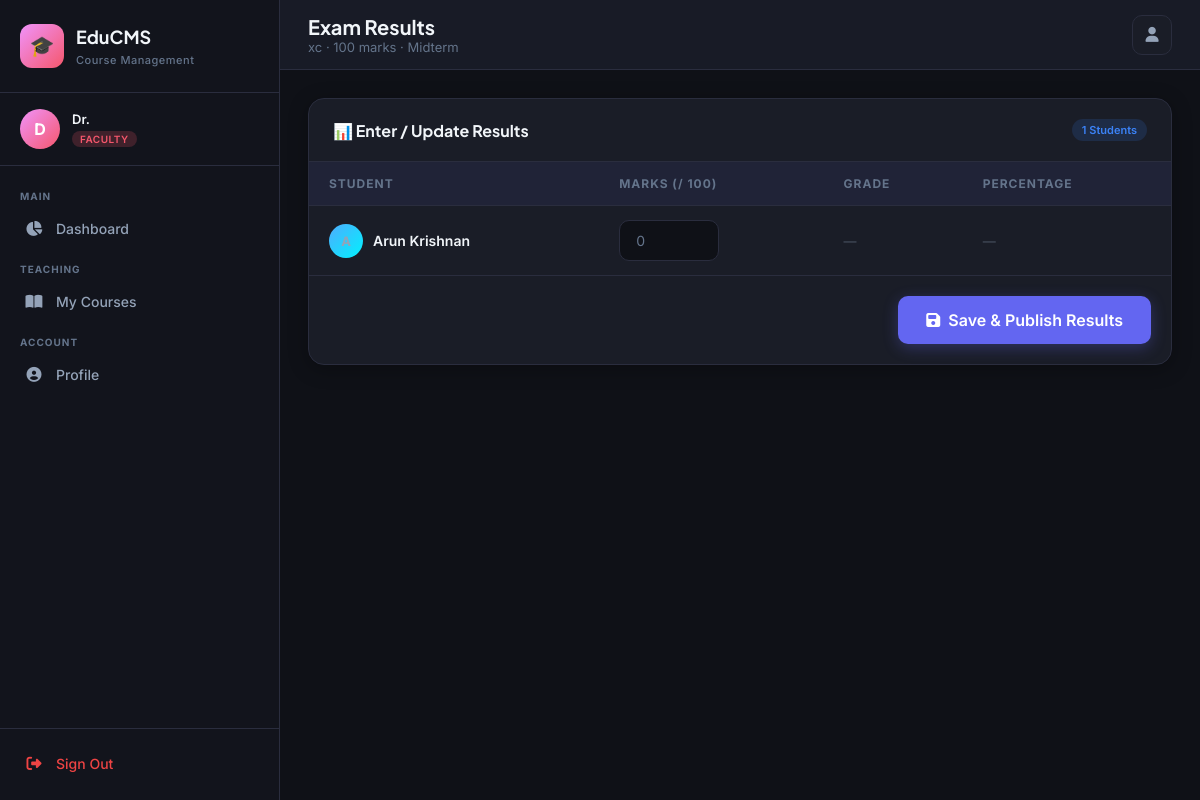
The page /faculty/results/1 (signed in) on the database its author committed.
### app.py (models this page shows)
class User(UserMixin, db.Model):
    __tablename__ = 'users'
    id = db.Column(db.Integer, primary_key=True)
    name = db.Column(db.String(100), nullable=False)
    email = db.Column(db.String(120), unique=True, nullable=False)
    password = db.Column(db.String(200), nullable=False)
    role = db.Column(db.String(20), nullable=False, default='student')  # admin/faculty/student
    phone = db.Column(db.String(20))
    department = db.Column(db.String(100))
    profile_pic = db.Column(db.String(200), default='default.png')
    is_active_account = db.Column(db.Boolean, default=True)
    created_at = db.Column(db.DateTime, default=datetime.utcnow)
    courses_taught = db.relationship('Course', backref='faculty', lazy=True, foreign_keys='Course.faculty_id')
    enrollments = db.relationship('Enrollment', backref='student', lazy=True, foreign_keys='Enrollment.student_id')

class Exam(db.Model):
    __tablename__ = 'exams'
    id = db.Column(db.Integer, primary_key=True)
    course_id = db.Column(db.Integer, db.ForeignKey('courses.id'), nullable=False)
    title = db.Column(db.String(200), nullable=False)
    exam_date = db.Column(db.DateTime)
    duration = db.Column(db.Integer, default=180)  # minutes
    max_marks = db.Column(db.Integer, default=100)
    exam_type = db.Column(db.String(50), default='midterm')  # midterm/final/quiz
    venue = db.Column(db.String(100))
    created_at = db.Column(db.DateTime, default=datetime.utcnow)
    results = db.relationship('Result', backref='exam', lazy=True)

### app.py (the view)
@app.route('/faculty/results/<int:exam_id>')
@login_required
def faculty_results(exam_id):
    if current_user.role != 'faculty': return redirect(url_for('index'))
    exam = Exam.query.get_or_404(exam_id)
    students = db.session.query(User, Enrollment)\
        .join(Enrollment, User.id == Enrollment.student_id)\
        .filter(Enrollment.course_id == exam.course_id, Enrollment.status == 'approved').all()
    results = {r.student_id: r for r in Result.query.filter_by(exam_id=exam_id).all()}
    return render_template('faculty/results.html', exam=exam, students=students, results=results)

### app.py (called while the page is built)
@login_manager.user_loader
def load_user(user_id):
    return User.query.get(int(user_id))

@app.context_processor
def inject_now():
    return {'now': datetime.utcnow().date()}

### templates/faculty/results.html (shortened to what this page needs)
{% extends "base.html" %}
{% block page_title %}Exam Results{% endblock %}
{% block page_subtitle %}{{ exam.title }} · {{ exam.max_marks }} marks · {{ exam.exam_type|capitalize }}{% endblock %}
{% block content %}
<div class="card">
    <div class="card-header">
        <span class="card-title">📊 Enter / Update Results</span>
        <span class="badge badge-info">{{ students|length }} Students</span>
    </div>
    <div class="card-body" style="padding:0">
        <form method="POST" action="/faculty/results/save">
            <table>
                <thead>
                    <tr>
                        <th>Student</th>
                        <th>Marks (/ {{ exam.max_marks }})</th>
                        <th>Grade</th>
                        <th>Percentage</th>
                    </tr>
                </thead>
                <tbody>
                    {% for student, enroll in students %}
                    <tr>
                        <td>
                            <div style="display:flex;align-items:center;gap:10px">
                                <div style="width:34px;height:34px;border-radius:50%;background:linear-gradient(135deg,#4facfe,#00f2fe);display:flex;align-items:center;justify-content:center;font-weight:700;font-size:13px">
                                </div>
                                <span style="font-weight:600;color:#f1f5f9">{{ student.name }}</span>
                            </div>
                        </td>
                        <td>
                            <input type="number" name="marks[]" class="form-control"
                                   style="width:100px"
                                   value="{{ results[student.id].marks_obtained if student.id in results else '' }}"
                                   min="0" max="{{ exam.max_marks }}" step="0.5"
                                   placeholder="0">
                        </td>
                        <td>
                            {% if student.id in results %}
                            <span class="badge badge-{% if results[student.id].grade_letter in ['O','A+','A'] %}success{% elif results[student.id].grade_letter in ['B+','B'] %}info{% elif results[student.id].grade_letter == 'C' %}warning{% else %}danger{% endif %}">
                                {{ results[student.id].grade_letter }}
                            </span>
                            {% else %}
                            <span style="color:#4b5563;font-size:13px">—</span>
                            {% endif %}
                        </td>
                        <td>
                            {% if student.id in results %}
                            <div style="display:flex;align-items:center;gap:10px">
                                <div class="progress" style="width:80px">
                                    <div class="progress-bar" style="width:{{ (results[student.id].marks_obtained / exam.max_marks * 100)|int }}%"></div>
                                </div>
                                <span style="font-size:12px;color:#94a3b8">{{ '%.1f'|format(results[student.id].marks_obtained / exam.max_marks * 100) }}%</span>
                            </div>
                            {% else %}
                            <span style="color:#4b5563;font-size:13px">—</span>
                            {% endif %}
                        </td>
                    </tr>
                    {% else %}
                    <tr>
                        <td colspan="4">
                            <div class="empty-state"><div class="empty-icon">👥</div><div class="empty-title">No Students Enrolled</div></div>
                        </td>
                    </tr>
                    {% endfor %}
                </tbody>
            </table>
            {% if students %}
            <div style="padding:20px;border-top:1px solid #2a2d3e;display:flex;justify-content:flex-end">
                <button type="submit" class="btn btn-primary btn-lg">
                    <i class="fas fa-save"></i> Save & Publish Results
                </button>
            </div>
            {% endif %}
        </form>
    </div>
</div>
{% endblock %}

### templates/base.html (shortened to what this page needs)
<!DOCTYPE html>
<html lang="en">
<head>
    <link rel="stylesheet" href="https://cdnjs.cloudflare.com/ajax/libs/font-awesome/6.5.0/css/all.min.css">
</head>
<body>
{% if current_user.is_authenticated %}
<aside class="sidebar" id="sidebar">
    <div class="sidebar-brand">
        <div class="brand-icon">🎓</div>
        <div class="brand-text">
            <h1>EduCMS</h1>
            <span>Course Management</span>
        </div>
    </div>
    <div class="sidebar-user">
        <div class="user-avatar" style="background:
            {% if current_user.role == 'admin' %}var(--admin-gradient)
            {% elif current_user.role == 'faculty' %}var(--faculty-gradient)
            {% else %}var(--student-gradient){% endif %}">
            {{ current_user.name[0].upper() }}
        </div>
        <div class="user-info">
            <h4>{{ current_user.name.split(' ')[0] }}</h4>
            <span class="role-badge badge-{{ current_user.role }}">{{ current_user.role }}</span>
        </div>
    </div>
    <nav class="sidebar-nav">
        {% if current_user.role == 'admin' %}
        <div class="nav-section">
            <div class="nav-section-label">Main</div>
            <a href="/admin/dashboard" class="nav-item {% if request.path == '/admin/dashboard' %}active{% endif %}">
                <i class="fas fa-chart-pie"></i> Dashboard
            </a>
        </div>
        <div class="nav-section">
            <div class="nav-section-label">Management</div>
            <a href="/admin/courses" class="nav-item {% if '/admin/courses' in request.path %}active{% endif %}">
                <i class="fas fa-book-open"></i> Courses
            </a>
            <a href="/admin/users" class="nav-item {% if '/admin/users' in request.path %}active{% endif %}">
                <i class="fas fa-users"></i> Users
            </a>
            <a href="/admin/enrollments" class="nav-item {% if '/admin/enrollments' in request.path %}active{% endif %}">
                <i class="fas fa-user-check"></i> Enrollments
            </a>
        </div>
        <div class="nav-section">
            <div class="nav-section-label">Communication</div>
            <a href="/admin/announcements" class="nav-item {% if '/admin/announcements' in request.path %}active{% endif %}">
                <i class="fas fa-bullhorn"></i> Announcements
            </a>
            <a href="/admin/reports" class="nav-item {% if '/admin/reports' in request.path %}active{% endif %}">
                <i class="fas fa-chart-bar"></i> Reports
            </a>
        </div>
        {% elif current_user.role == 'faculty' %}
        <div class="nav-section">
            <div class="nav-section-label">Main</div>
            <a href="/faculty/dashboard" class="nav-item {% if request.path == '/faculty/dashboard' %}active{% endif %}">
                <i class="fas fa-chart-pie"></i> Dashboard
            </a>
        </div>
        <div class="nav-section">
            <div class="nav-section-label">Teaching</div>
            <a href="/faculty/courses" class="nav-item {% if '/faculty/courses' in request.path %}active{% endif %}">
                <i class="fas fa-book-open"></i> My Courses
            </a>
        </div>
        {% endif %}
        <div class="nav-section">
            <div class="nav-section-label">Account</div>
            <a href="/profile" class="nav-item {% if request.path == '/profile' %}active{% endif %}">
                <i class="fas fa-user-circle"></i> Profile
            </a>
        </div>
    </nav>
    <div class="sidebar-footer">
        <a href="/logout" class="nav-item" style="color: #ef4444;">
            <i class="fas fa-sign-out-alt"></i> Sign Out
        </a>
    </div>
</aside>
<main class="main-content">
    <header class="header">
        <div class="header-left">
            <div>
                <div class="page-title">{% block page_title %}Dashboard{% endblock %}</div>
                <div class="page-subtitle">{% block page_subtitle %}{% endblock %}</div>
            </div>
        </div>
        <div class="header-right">
            <a href="/profile" class="header-btn" title="Profile">
                <i class="fas fa-user"></i>
            </a>
        </div>
    </header>
    <div class="page-content">
        {% block content %}{% endblock %}
    </div>
</main>
{% else %}
{% block auth_content %}{% endblock %}
{% endif %}
</body>
</html>

### rows shown on the page
User: name "D", name "Dr.", role "FACULTY"
Exam: title "xc", max_marks "100", exam_type "Midterm"
User: name "Arun Krishnan"

### other values the page prints
{{ students|length }} "1"
